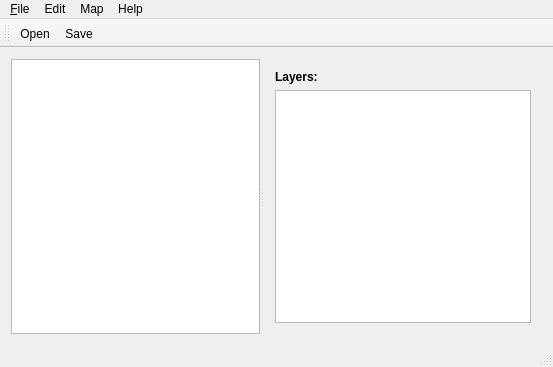
<ui version="4.0" >
 <class>MainWindowClass</class>
 <widget class="QMainWindow" name="MainWindowClass" >
  <property name="geometry" >
   <rect>
    <x>0</x>
    <y>0</y>
    <width>553</width>
    <height>367</height>
   </rect>
  </property>
  <property name="windowTitle" >
   <string>Tiled</string>
  </property>
  <widget class="QWidget" name="centralWidget" >
   <property name="geometry" >
    <rect>
     <x>0</x>
     <y>77</y>
     <width>553</width>
     <height>266</height>
    </rect>
   </property>
   <layout class="QVBoxLayout" >
    <item>
     <widget class="QSplitter" name="splitter" >
      <property name="orientation" >
       <enum>Qt::Horizontal</enum>
      </property>
      <property name="opaqueResize" >
       <bool>true</bool>
      </property>
      <widget class="QGraphicsView" name="graphicsView" >
       <property name="sizePolicy" >
        <sizepolicy vsizetype="Expanding" hsizetype="Preferred" >
         <horstretch>1</horstretch>
         <verstretch>1</verstretch>
        </sizepolicy>
       </property>
       <property name="alignment" >
        <set>Qt::AlignLeading|Qt::AlignLeft|Qt::AlignTop</set>
       </property>
      </widget>
      <widget class="QWidget" name="layoutWidget" >
       <layout class="QVBoxLayout" >
        <item>
         <widget class="QLabel" name="label" >
          <property name="enabled" >
           <bool>true</bool>
          </property>
          <property name="text" >
           <string comment="Layers of the map" >&lt;html>&lt;head>&lt;meta name="qrichtext" content="1" />&lt;style type="text/css">
p, li { white-space: pre-wrap; }
&lt;/style>&lt;/head>&lt;body style="font-weight:400; font-style:normal;">
&lt;p style=" margin-top:0px; margin-bottom:0px; margin-left:0px; margin-right:0px; -qt-block-indent:0; text-indent:0px;">&lt;span style=" font-weight:600;">Layers:&lt;/span>&lt;/p>&lt;/body>&lt;/html></string>
          </property>
          <property name="buddy" >
           <cstring>tableView</cstring>
          </property>
         </widget>
        </item>
        <item>
         <widget class="QTableView" name="tableView" >
          <property name="sizePolicy" >
           <sizepolicy vsizetype="Expanding" hsizetype="Preferred" >
            <horstretch>0</horstretch>
            <verstretch>0</verstretch>
           </sizepolicy>
          </property>
          <property name="minimumSize" >
           <size>
            <width>152</width>
            <height>0</height>
           </size>
          </property>
         </widget>
        </item>
       </layout>
      </widget>
     </widget>
    </item>
   </layout>
  </widget>
  <widget class="QMenuBar" name="menuBar" >
   <property name="geometry" >
    <rect>
     <x>0</x>
     <y>0</y>
     <width>553</width>
     <height>24</height>
    </rect>
   </property>
   <widget class="QMenu" name="menuFile" >
    <property name="title" >
     <string>&amp;File</string>
    </property>
    <addaction name="actionOpen" />
    <addaction name="actionSave" />
    <addaction name="actionRecent_Files" />
    <addaction name="separator" />
    <addaction name="actionQuit" />
   </widget>
   <widget class="QMenu" name="menuEdit" >
    <property name="title" >
     <string>Edit</string>
    </property>
    <addaction name="actionCopy" />
    <addaction name="actionPaste" />
   </widget>
   <widget class="QMenu" name="menuHelp" >
    <property name="title" >
     <string>Help</string>
    </property>
    <addaction name="actionAbout" />
    <addaction name="actionAboutQt" />
   </widget>
   <widget class="QMenu" name="menuMap" >
    <property name="title" >
     <string>Map</string>
    </property>
    <addaction name="actionResize" />
    <addaction name="actionProperties" />
   </widget>
   <addaction name="menuFile" />
   <addaction name="menuEdit" />
   <addaction name="menuMap" />
   <addaction name="menuHelp" />
  </widget>
  <widget class="QToolBar" name="mainToolBar" >
   <property name="geometry" >
    <rect>
     <x>0</x>
     <y>24</y>
     <width>553</width>
     <height>53</height>
    </rect>
   </property>
   <property name="windowTitle" >
    <string>Main toolbar</string>
   </property>
   <property name="toolButtonStyle" >
    <enum>Qt::ToolButtonTextUnderIcon</enum>
   </property>
   <attribute name="toolBarArea" >
    <enum>TopToolBarArea</enum>
   </attribute>
   <attribute name="toolBarBreak" >
    <bool>false</bool>
   </attribute>
   <addaction name="actionOpen" />
   <addaction name="actionSave" />
  </widget>
  <widget class="QStatusBar" name="statusBar" >
   <property name="geometry" >
    <rect>
     <x>0</x>
     <y>343</y>
     <width>553</width>
     <height>24</height>
    </rect>
   </property>
  </widget>
  <action name="actionOpen" >
   <property name="icon" >
    <iconset resource="tiled.qrc" >
     <normaloff>:/file/images/document-open.png</normaloff>:/file/images/document-open.png</iconset>
   </property>
   <property name="text" >
    <string>&amp;Open...</string>
   </property>
  </action>
  <action name="actionSave" >
   <property name="icon" >
    <iconset resource="tiled.qrc" >
     <normaloff>:/file/images/document-save.png</normaloff>:/file/images/document-save.png</iconset>
   </property>
   <property name="text" >
    <string>&amp;Save...</string>
   </property>
  </action>
  <action name="actionQuit" >
   <property name="text" >
    <string>&amp;Quit</string>
   </property>
  </action>
  <action name="actionCopy" >
   <property name="enabled" >
    <bool>false</bool>
   </property>
   <property name="text" >
    <string>&amp;Copy</string>
   </property>
  </action>
  <action name="actionPaste" >
   <property name="enabled" >
    <bool>false</bool>
   </property>
   <property name="text" >
    <string>&amp;Paste</string>
   </property>
  </action>
  <action name="actionAbout" >
   <property name="enabled" >
    <bool>false</bool>
   </property>
   <property name="text" >
    <string>&amp;About Tiled</string>
   </property>
  </action>
  <action name="actionAboutQt" >
   <property name="text" >
    <string>About Qt</string>
   </property>
  </action>
  <action name="actionResize" >
   <property name="icon" >
    <iconset resource="tiled.qrc" >
     <normaloff>:/file/images/document-resize.png</normaloff>:/file/images/document-resize.png</iconset>
   </property>
   <property name="text" >
    <string>&amp;Resize</string>
   </property>
  </action>
  <action name="actionProperties" >
   <property name="enabled" >
    <bool>false</bool>
   </property>
   <property name="icon" >
    <iconset resource="tiled.qrc" >
     <normaloff>:/file/images/document-properties.png</normaloff>:/file/images/document-properties.png</iconset>
   </property>
   <property name="text" >
    <string>&amp;Properties</string>
   </property>
  </action>
  <action name="actionRecent_Files" >
   <property name="icon" >
    <iconset resource="tiled.qrc" >
     <normaloff>:/file/images/document-open-recent.png</normaloff>:/file/images/document-open-recent.png</iconset>
   </property>
   <property name="text" >
    <string>&amp;Recent Files</string>
   </property>
  </action>
 </widget>
 <layoutdefault spacing="6" margin="11" />
 <tabstops>
  <tabstop>graphicsView</tabstop>
 </tabstops>
 <resources>
  <include location="tiled.qrc" />
 </resources>
 <connections/>
</ui>
